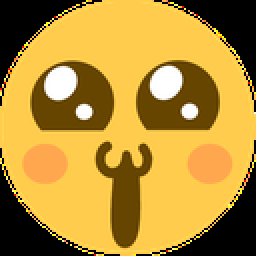
//> input picture images/wow.png, 128 x 128 px (shown 2 times larger)
$ ./3-simple_transformation images/wow.png   (built with g++ and OpenCV 4)
//> lines starting //> are read from the running program, lines starting //| are printed output that depends on the picture
//> further down, img is the input picture: 128 rows x 128 cols, CV_8UC4; mean B, G, R, A 55.4, 142.6, 180.3, 197.4
/*
 * to compile: g++ 3-simple_transformation.cpp -o 3 -I./include `pkg-config --cflags --libs opencv4`
 * usage: ./3 images/wow.png
 * click ESC to quit
*/
#include <iostream>
#include <fstream>

#include <opencv2/opencv.hpp>

using namespace std;
using namespace cv;

/*
 * show - create some windows to show the input and output images in.
 * @image: the image matrix
 *
 * Return: Nothing
*/
void show(Mat & image)
{
    namedWindow("In", WINDOW_AUTOSIZE);
    namedWindow("Out", WINDOW_AUTOSIZE);
    imshow("In", image);

    Mat out;
    // make a change : GaussianBlur(), blur(), medianBlur() or bilateralFilter().
    GaussianBlur(image, out, Size(5,5), 3, 3);
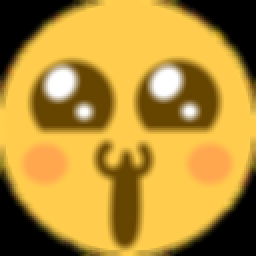
//> out: 128 rows x 128 cols, CV_8UC4 (shown 2 times larger); mean B, G, R, A 55.5, 142.9, 180.7, 197.8
    GaussianBlur(out, out, Size(5,5), 3, 3);
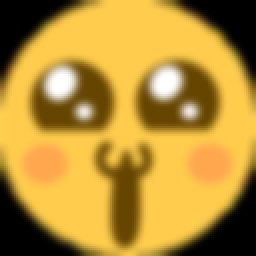
//> out: 128 rows x 128 cols, CV_8UC4 (shown 2 times larger); mean B, G, R, A 55.5, 142.9, 180.8, 197.9

    imshow("Out", out);
    waitKey(0);
}

/*
 * main - function
 * @argc: argument count
 * @argv: argument vector
 *
 * Return: always 0
*/
int main(int argc, char **argv)
{
    Mat img;

    img = imread(argv[1], -1);

    show(img);
    return (0);
}
